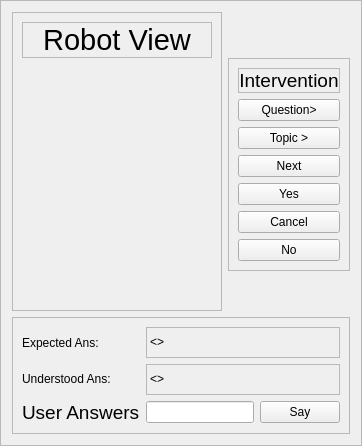
         <widget class="QFrame" name="frame_62">
          <property name="frameShape">
           <enum>QFrame::StyledPanel</enum>
          </property>
          <property name="frameShadow">
           <enum>QFrame::Raised</enum>
          </property>
          <layout class="QGridLayout" name="gridLayout_48">
           <item row="1" column="1" rowspan="2">
            <widget class="QFrame" name="frame_61">
             <property name="frameShape">
              <enum>QFrame::StyledPanel</enum>
             </property>
             <property name="frameShadow">
              <enum>QFrame::Raised</enum>
             </property>
             <layout class="QVBoxLayout" name="verticalLayout_11">
              <item>
               <widget class="QLabel" name="label_206">
                <property name="maximumSize">
                 <size>
                  <width>16777215</width>
                  <height>42</height>
                 </size>
                </property>
                <property name="font">
                 <font>
                  <pointsize>14</pointsize>
                  <weight>50</weight>
                  <bold>false</bold>
                 </font>
                </property>
                <property name="frameShape">
                 <enum>QFrame::StyledPanel</enum>
                </property>
                <property name="text">
                 <string>Intervention</string>
                </property>
                <property name="alignment">
                 <set>Qt::AlignCenter</set>
                </property>
               </widget>
              </item>
              <item>
               <widget class="QPushButton" name="run_next_question_pushButton">
                <property name="text">
                 <string>Question&gt;</string>
                </property>
               </widget>
              </item>
              <item>
               <widget class="QPushButton" name="run_next_topic_pushButton">
                <property name="text">
                 <string>Topic &gt;</string>
                </property>
               </widget>
              </item>
              <item>
               <widget class="QPushButton" name="pushButton_9">
                <property name="text">
                 <string>Next</string>
                </property>
               </widget>
              </item>
              <item>
               <widget class="QPushButton" name="pushButton_7">
                <property name="text">
                 <string>Yes</string>
                </property>
               </widget>
              </item>
              <item>
               <widget class="QPushButton" name="pushButton_10">
                <property name="text">
                 <string>Cancel</string>
                </property>
                <property name="default">
                 <bool>false</bool>
                </property>
                <property name="flat">
                 <bool>false</bool>
                </property>
               </widget>
              </item>
              <item>
               <widget class="QPushButton" name="pushButton_8">
                <property name="text">
                 <string>No</string>
                </property>
               </widget>
              </item>
             </layout>
            </widget>
           </item>
           <item row="4" column="0" colspan="2">
            <widget class="QFrame" name="frame_84">
             <property name="frameShape">
              <enum>QFrame::StyledPanel</enum>
             </property>
             <property name="frameShadow">
              <enum>QFrame::Raised</enum>
             </property>
             <layout class="QGridLayout" name="gridLayout_40">
              <item row="2" column="0">
               <widget class="QLabel" name="label_201">
                <property name="text">
                 <string>Expected Ans:</string>
                </property>
               </widget>
              </item>
              <item row="4" column="0">
               <widget class="QLabel" name="label_230">
                <property name="maximumSize">
                 <size>
                  <width>123</width>
                  <height>18</height>
                 </size>
                </property>
                <property name="text">
                 <string>Understood Ans:</string>
                </property>
               </widget>
              </item>
              <item row="5" column="1">
               <widget class="QLineEdit" name="run_user_answer"/>
              </item>
              <item row="5" column="0">
               <widget class="QLabel" name="label_199">
                <property name="font">
                 <font>
                  <pointsize>14</pointsize>
                 </font>
                </property>
                <property name="text">
                 <string>User Answers</string>
                </property>
               </widget>
              </item>
              <item row="5" column="2">
               <widget class="QPushButton" name="run_user_say_pushButton">
                <property name="text">
                 <string>Say</string>
                </property>
               </widget>
              </item>
              <item row="2" column="1" colspan="2">
               <widget class="QLabel" name="run_exp_ans">
                <property name="minimumSize">
                 <size>
                  <width>0</width>
                  <height>31</height>
                 </size>
                </property>
                <property name="maximumSize">
                 <size>
                  <width>16777215</width>
                  <height>31</height>
                 </size>
                </property>
                <property name="frameShape">
                 <enum>QFrame::StyledPanel</enum>
                </property>
                <property name="frameShadow">
                 <enum>QFrame::Plain</enum>
                </property>
                <property name="text">
                 <string>&lt;&lt;Ans&gt;&gt;</string>
                </property>
               </widget>
              </item>
              <item row="4" column="1" colspan="2">
               <widget class="QLabel" name="run_under_ans">
                <property name="minimumSize">
                 <size>
                  <width>0</width>
                  <height>31</height>
                 </size>
                </property>
                <property name="maximumSize">
                 <size>
                  <width>16777215</width>
                  <height>31</height>
                 </size>
                </property>
                <property name="frameShape">
                 <enum>QFrame::StyledPanel</enum>
                </property>
                <property name="text">
                 <string> &lt;&lt;User Answer &gt;&gt;</string>
                </property>
               </widget>
              </item>
             </layout>
            </widget>
           </item>
           <item row="0" column="1">
            <spacer name="verticalSpacer_8">
             <property name="orientation">
              <enum>Qt::Vertical</enum>
             </property>
             <property name="sizeHint" stdset="0">
              <size>
               <width>20</width>
               <height>40</height>
              </size>
             </property>
            </spacer>
           </item>
           <item row="3" column="1">
            <spacer name="verticalSpacer_11">
             <property name="orientation">
              <enum>Qt::Vertical</enum>
             </property>
             <property name="sizeHint" stdset="0">
              <size>
               <width>20</width>
               <height>40</height>
              </size>
             </property>
            </spacer>
           </item>
           <item row="0" column="0" rowspan="4">
            <widget class="QFrame" name="frame_48">
             <property name="font">
              <font>
               <family>Ubuntu</family>
              </font>
             </property>
             <property name="frameShape">
              <enum>QFrame::StyledPanel</enum>
             </property>
             <property name="frameShadow">
              <enum>QFrame::Raised</enum>
             </property>
             <layout class="QGridLayout" name="gridLayout_52">
              <item row="2" column="1" colspan="2">
               <widget class="QLabel" name="img_from_cam">
                <property name="maximumSize">
                 <size>
                  <width>320</width>
                  <height>240</height>
                 </size>
                </property>
                <property name="text">
                 <string/>
                </property>
                <property name="pixmap">
                 <pixmap resource="imgs.qrc">:/imgs/cub.jpg</pixmap>
                </property>
                <property name="scaledContents">
                 <bool>true</bool>
                </property>
               </widget>
              </item>
              <item row="2" column="0">
               <spacer name="horizontalSpacer_19">
                <property name="orientation">
                 <enum>Qt::Horizontal</enum>
                </property>
                <property name="sizeHint" stdset="0">
                 <size>
                  <width>40</width>
                  <height>20</height>
                 </size>
                </property>
               </spacer>
              </item>
              <item row="2" column="3">
               <spacer name="horizontalSpacer_35">
                <property name="orientation">
                 <enum>Qt::Horizontal</enum>
                </property>
                <property name="sizeHint" stdset="0">
                 <size>
                  <width>40</width>
                  <height>20</height>
                 </size>
                </property>
               </spacer>
              </item>
              <item row="0" column="0" colspan="4">
               <widget class="QLabel" name="label_83">
                <property name="font">
                 <font>
                  <family>Ubuntu</family>
                  <pointsize>22</pointsize>
                 </font>
                </property>
                <property name="frameShape">
                 <enum>QFrame::StyledPanel</enum>
                </property>
                <property name="text">
                 <string>Robot View</string>
                </property>
                <property name="alignment">
                 <set>Qt::AlignCenter</set>
                </property>
               </widget>
              </item>
              <item row="3" column="2">
               <spacer name="verticalSpacer_25">
                <property name="orientation">
                 <enum>Qt::Vertical</enum>
                </property>
                <property name="sizeHint" stdset="0">
                 <size>
                  <width>20</width>
                  <height>40</height>
                 </size>
                </property>
               </spacer>
              </item>
              <item row="1" column="2">
               <spacer name="verticalSpacer_24">
                <property name="orientation">
                 <enum>Qt::Vertical</enum>
                </property>
                <property name="sizeHint" stdset="0">
                 <size>
                  <width>20</width>
                  <height>40</height>
                 </size>
                </property>
               </spacer>
              </item>
             </layout>
            </widget>
           </item>
          </layout>
         </widget>
